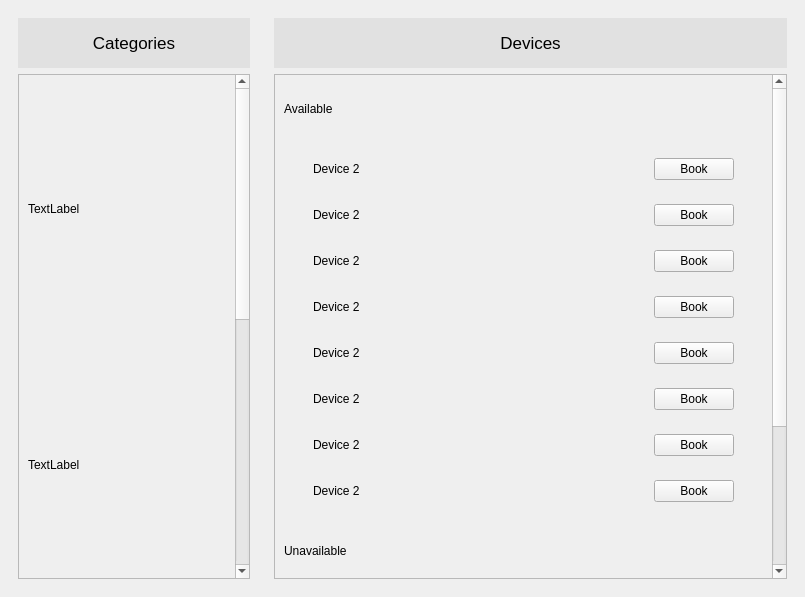
<?xml version="1.0" encoding="UTF-8"?>
<ui version="4.0">
 <class>MainWindow</class>
 <widget class="QMainWindow" name="MainWindow">
  <property name="geometry">
   <rect>
    <x>0</x>
    <y>0</y>
    <width>805</width>
    <height>597</height>
   </rect>
  </property>
  <property name="windowTitle">
   <string>Booking System</string>
  </property>
  <widget class="QWidget" name="centralwidget">
   <property name="enabled">
    <bool>true</bool>
   </property>
   <layout class="QHBoxLayout" name="horizontalLayout_2">
    <item>
     <widget class="QWidget" name="leftBar" native="true">
      <property name="maximumSize">
       <size>
        <width>250</width>
        <height>16777215</height>
       </size>
      </property>
      <property name="styleSheet">
       <string notr="true">QWidget {
	
}</string>
      </property>
      <layout class="QVBoxLayout" name="verticalLayout_3">
       <item>
        <widget class="QLabel" name="leftBarTitle">
         <property name="minimumSize">
          <size>
           <width>0</width>
           <height>50</height>
          </size>
         </property>
         <property name="maximumSize">
          <size>
           <width>16777215</width>
           <height>50</height>
          </size>
         </property>
         <property name="styleSheet">
          <string notr="true">QLabel {
	background-color: rgb(225, 225, 225);
	font-size: 13pt;
}</string>
         </property>
         <property name="text">
          <string>Categories</string>
         </property>
         <property name="alignment">
          <set>Qt::AlignCenter</set>
         </property>
        </widget>
       </item>
       <item>
        <widget class="QScrollArea" name="leftBarScrollArea">
         <property name="widgetResizable">
          <bool>true</bool>
         </property>
         <widget class="QWidget" name="leftBarScrollAreaContents">
          <property name="geometry">
           <rect>
            <x>0</x>
            <y>0</y>
            <width>213</width>
            <height>1030</height>
           </rect>
          </property>
          <layout class="QVBoxLayout" name="verticalLayout_5">
           <item>
            <widget class="QLabel" name="label_6">
             <property name="minimumSize">
              <size>
               <width>0</width>
               <height>250</height>
              </size>
             </property>
             <property name="maximumSize">
              <size>
               <width>16777215</width>
               <height>250</height>
              </size>
             </property>
             <property name="text">
              <string>TextLabel</string>
             </property>
            </widget>
           </item>
           <item>
            <widget class="QLabel" name="label">
             <property name="minimumSize">
              <size>
               <width>0</width>
               <height>250</height>
              </size>
             </property>
             <property name="maximumSize">
              <size>
               <width>16777215</width>
               <height>250</height>
              </size>
             </property>
             <property name="text">
              <string>TextLabel</string>
             </property>
            </widget>
           </item>
           <item>
            <widget class="QLabel" name="label_3">
             <property name="minimumSize">
              <size>
               <width>0</width>
               <height>250</height>
              </size>
             </property>
             <property name="maximumSize">
              <size>
               <width>16777215</width>
               <height>250</height>
              </size>
             </property>
             <property name="text">
              <string>TextLabel</string>
             </property>
            </widget>
           </item>
           <item>
            <widget class="QLabel" name="label_2">
             <property name="minimumSize">
              <size>
               <width>0</width>
               <height>250</height>
              </size>
             </property>
             <property name="maximumSize">
              <size>
               <width>16777215</width>
               <height>250</height>
              </size>
             </property>
             <property name="text">
              <string>TextLabel</string>
             </property>
            </widget>
           </item>
          </layout>
         </widget>
        </widget>
       </item>
      </layout>
     </widget>
    </item>
    <item>
     <widget class="QWidget" name="rightBar" native="true">
      <property name="autoFillBackground">
       <bool>false</bool>
      </property>
      <layout class="QVBoxLayout" name="verticalLayout_4">
       <item>
        <widget class="QLabel" name="rightBarTitle">
         <property name="minimumSize">
          <size>
           <width>0</width>
           <height>50</height>
          </size>
         </property>
         <property name="maximumSize">
          <size>
           <width>16777215</width>
           <height>50</height>
          </size>
         </property>
         <property name="styleSheet">
          <string notr="true">QLabel {
	background-color: rgb(225, 225, 225);
	font-size: 13pt;
}</string>
         </property>
         <property name="text">
          <string>Devices</string>
         </property>
         <property name="alignment">
          <set>Qt::AlignCenter</set>
         </property>
        </widget>
       </item>
       <item>
        <widget class="QScrollArea" name="rightBarScrollArea">
         <property name="widgetResizable">
          <bool>true</bool>
         </property>
         <widget class="QWidget" name="rightBarScrollAreaContents">
          <property name="geometry">
           <rect>
            <x>0</x>
            <y>0</y>
            <width>500</width>
            <height>696</height>
           </rect>
          </property>
          <layout class="QVBoxLayout" name="verticalLayout_8">
           <item>
            <widget class="QLabel" name="availableTitle">
             <property name="minimumSize">
              <size>
               <width>0</width>
               <height>50</height>
              </size>
             </property>
             <property name="maximumSize">
              <size>
               <width>16777215</width>
               <height>50</height>
              </size>
             </property>
             <property name="text">
              <string>Available</string>
             </property>
            </widget>
           </item>
           <item>
            <widget class="QWidget" name="availableList" native="true">
             <property name="sizePolicy">
              <sizepolicy hsizetype="Preferred" vsizetype="Minimum">
               <horstretch>0</horstretch>
               <verstretch>0</verstretch>
              </sizepolicy>
             </property>
             <layout class="QVBoxLayout" name="verticalLayout_9">
              <item>
               <widget class="QWidget" name="availableItem_2" native="true">
                <property name="minimumSize">
                 <size>
                  <width>0</width>
                  <height>40</height>
                 </size>
                </property>
                <property name="maximumSize">
                 <size>
                  <width>16777215</width>
                  <height>40</height>
                 </size>
                </property>
                <layout class="QHBoxLayout" name="horizontalLayout_3">
                 <property name="leftMargin">
                  <number>20</number>
                 </property>
                 <property name="rightMargin">
                  <number>20</number>
                 </property>
                 <item>
                  <widget class="QLabel" name="label_5">
                   <property name="minimumSize">
                    <size>
                     <width>0</width>
                     <height>0</height>
                    </size>
                   </property>
                   <property name="text">
                    <string>Device 2</string>
                   </property>
                  </widget>
                 </item>
                 <item>
                  <spacer name="horizontalSpacer_2">
                   <property name="orientation">
                    <enum>Qt::Horizontal</enum>
                   </property>
                   <property name="sizeHint" stdset="0">
                    <size>
                     <width>40</width>
                     <height>20</height>
                    </size>
                   </property>
                  </spacer>
                 </item>
                 <item>
                  <widget class="QPushButton" name="pushButton_2">
                   <property name="text">
                    <string>Book</string>
                   </property>
                  </widget>
                 </item>
                </layout>
               </widget>
              </item>
              <item>
               <widget class="QWidget" name="availableItem_3" native="true">
                <property name="minimumSize">
                 <size>
                  <width>0</width>
                  <height>40</height>
                 </size>
                </property>
                <property name="maximumSize">
                 <size>
                  <width>16777215</width>
                  <height>40</height>
                 </size>
                </property>
                <layout class="QHBoxLayout" name="horizontalLayout_5">
                 <property name="leftMargin">
                  <number>20</number>
                 </property>
                 <property name="rightMargin">
                  <number>20</number>
                 </property>
                 <item>
                  <widget class="QLabel" name="label_12">
                   <property name="minimumSize">
                    <size>
                     <width>0</width>
                     <height>0</height>
                    </size>
                   </property>
                   <property name="text">
                    <string>Device 2</string>
                   </property>
                  </widget>
                 </item>
                 <item>
                  <spacer name="horizontalSpacer_4">
                   <property name="orientation">
                    <enum>Qt::Horizontal</enum>
                   </property>
                   <property name="sizeHint" stdset="0">
                    <size>
                     <width>40</width>
                     <height>20</height>
                    </size>
                   </property>
                  </spacer>
                 </item>
                 <item>
                  <widget class="QPushButton" name="pushButton_4">
                   <property name="text">
                    <string>Book</string>
                   </property>
                  </widget>
                 </item>
                </layout>
               </widget>
              </item>
              <item>
               <widget class="QWidget" name="availableItem_4" native="true">
                <property name="minimumSize">
                 <size>
                  <width>0</width>
                  <height>40</height>
                 </size>
                </property>
                <property name="maximumSize">
                 <size>
                  <width>16777215</width>
                  <height>40</height>
                 </size>
                </property>
                <layout class="QHBoxLayout" name="horizontalLayout_6">
                 <property name="leftMargin">
                  <number>20</number>
                 </property>
                 <property name="rightMargin">
                  <number>20</number>
                 </property>
                 <item>
                  <widget class="QLabel" name="label_13">
                   <property name="minimumSize">
                    <size>
                     <width>0</width>
                     <height>0</height>
                    </size>
                   </property>
                   <property name="text">
                    <string>Device 2</string>
                   </property>
                  </widget>
                 </item>
                 <item>
                  <spacer name="horizontalSpacer_5">
                   <property name="orientation">
                    <enum>Qt::Horizontal</enum>
                   </property>
                   <property name="sizeHint" stdset="0">
                    <size>
                     <width>40</width>
                     <height>20</height>
                    </size>
                   </property>
                  </spacer>
                 </item>
                 <item>
                  <widget class="QPushButton" name="pushButton_5">
                   <property name="text">
                    <string>Book</string>
                   </property>
                  </widget>
                 </item>
                </layout>
               </widget>
              </item>
              <item>
               <widget class="QWidget" name="availableItem_6" native="true">
                <property name="minimumSize">
                 <size>
                  <width>0</width>
                  <height>40</height>
                 </size>
                </property>
                <property name="maximumSize">
                 <size>
                  <width>16777215</width>
                  <height>40</height>
                 </size>
                </property>
                <layout class="QHBoxLayout" name="horizontalLayout_8">
                 <property name="leftMargin">
                  <number>20</number>
                 </property>
                 <property name="rightMargin">
                  <number>20</number>
                 </property>
                 <item>
                  <widget class="QLabel" name="label_15">
                   <property name="minimumSize">
                    <size>
                     <width>0</width>
                     <height>0</height>
                    </size>
                   </property>
                   <property name="text">
                    <string>Device 2</string>
                   </property>
                  </widget>
                 </item>
                 <item>
                  <spacer name="horizontalSpacer_7">
                   <property name="orientation">
                    <enum>Qt::Horizontal</enum>
                   </property>
                   <property name="sizeHint" stdset="0">
                    <size>
                     <width>40</width>
                     <height>20</height>
                    </size>
                   </property>
                  </spacer>
                 </item>
                 <item>
                  <widget class="QPushButton" name="pushButton_7">
                   <property name="text">
                    <string>Book</string>
                   </property>
                  </widget>
                 </item>
                </layout>
               </widget>
              </item>
              <item>
               <widget class="QWidget" name="availableItem" native="true">
                <property name="minimumSize">
                 <size>
                  <width>0</width>
                  <height>40</height>
                 </size>
                </property>
                <property name="maximumSize">
                 <size>
                  <width>16777215</width>
                  <height>40</height>
                 </size>
                </property>
                <layout class="QHBoxLayout" name="horizontalLayout">
                 <property name="leftMargin">
                  <number>20</number>
                 </property>
                 <property name="rightMargin">
                  <number>20</number>
                 </property>
                 <item>
                  <widget class="QLabel" name="label_4">
                   <property name="minimumSize">
                    <size>
                     <width>0</width>
                     <height>0</height>
                    </size>
                   </property>
                   <property name="text">
                    <string>Device 2</string>
                   </property>
                  </widget>
                 </item>
                 <item>
                  <spacer name="horizontalSpacer">
                   <property name="orientation">
                    <enum>Qt::Horizontal</enum>
                   </property>
                   <property name="sizeHint" stdset="0">
                    <size>
                     <width>40</width>
                     <height>20</height>
                    </size>
                   </property>
                  </spacer>
                 </item>
                 <item>
                  <widget class="QPushButton" name="pushButton">
                   <property name="text">
                    <string>Book</string>
                   </property>
                  </widget>
                 </item>
                </layout>
               </widget>
              </item>
              <item>
               <widget class="QWidget" name="availableItem_7" native="true">
                <property name="minimumSize">
                 <size>
                  <width>0</width>
                  <height>40</height>
                 </size>
                </property>
                <property name="maximumSize">
                 <size>
                  <width>16777215</width>
                  <height>40</height>
                 </size>
                </property>
                <layout class="QHBoxLayout" name="horizontalLayout_10">
                 <property name="leftMargin">
                  <number>20</number>
                 </property>
                 <property name="rightMargin">
                  <number>20</number>
                 </property>
                 <item>
                  <widget class="QLabel" name="label_17">
                   <property name="minimumSize">
                    <size>
                     <width>0</width>
                     <height>0</height>
                    </size>
                   </property>
                   <property name="text">
                    <string>Device 2</string>
                   </property>
                  </widget>
                 </item>
                 <item>
                  <spacer name="horizontalSpacer_9">
                   <property name="orientation">
                    <enum>Qt::Horizontal</enum>
                   </property>
                   <property name="sizeHint" stdset="0">
                    <size>
                     <width>40</width>
                     <height>20</height>
                    </size>
                   </property>
                  </spacer>
                 </item>
                 <item>
                  <widget class="QPushButton" name="pushButton_9">
                   <property name="text">
                    <string>Book</string>
                   </property>
                  </widget>
                 </item>
                </layout>
               </widget>
              </item>
              <item>
               <widget class="QWidget" name="availableItem_8" native="true">
                <property name="minimumSize">
                 <size>
                  <width>0</width>
                  <height>40</height>
                 </size>
                </property>
                <property name="maximumSize">
                 <size>
                  <width>16777215</width>
                  <height>40</height>
                 </size>
                </property>
                <layout class="QHBoxLayout" name="horizontalLayout_11">
                 <property name="leftMargin">
                  <number>20</number>
                 </property>
                 <property name="rightMargin">
                  <number>20</number>
                 </property>
                 <item>
                  <widget class="QLabel" name="label_18">
                   <property name="minimumSize">
                    <size>
                     <width>0</width>
                     <height>0</height>
                    </size>
                   </property>
                   <property name="text">
                    <string>Device 2</string>
                   </property>
                  </widget>
                 </item>
                 <item>
                  <spacer name="horizontalSpacer_10">
                   <property name="orientation">
                    <enum>Qt::Horizontal</enum>
                   </property>
                   <property name="sizeHint" stdset="0">
                    <size>
                     <width>40</width>
                     <height>20</height>
                    </size>
                   </property>
                  </spacer>
                 </item>
                 <item>
                  <widget class="QPushButton" name="pushButton_10">
                   <property name="text">
                    <string>Book</string>
                   </property>
                  </widget>
                 </item>
                </layout>
               </widget>
              </item>
              <item>
               <widget class="QWidget" name="availableItem_5" native="true">
                <property name="minimumSize">
                 <size>
                  <width>0</width>
                  <height>40</height>
                 </size>
                </property>
                <property name="maximumSize">
                 <size>
                  <width>16777215</width>
                  <height>40</height>
                 </size>
                </property>
                <layout class="QHBoxLayout" name="horizontalLayout_7">
                 <property name="leftMargin">
                  <number>20</number>
                 </property>
                 <property name="rightMargin">
                  <number>20</number>
                 </property>
                 <item>
                  <widget class="QLabel" name="label_14">
                   <property name="minimumSize">
                    <size>
                     <width>0</width>
                     <height>0</height>
                    </size>
                   </property>
                   <property name="text">
                    <string>Device 2</string>
                   </property>
                  </widget>
                 </item>
                 <item>
                  <spacer name="horizontalSpacer_6">
                   <property name="orientation">
                    <enum>Qt::Horizontal</enum>
                   </property>
                   <property name="sizeHint" stdset="0">
                    <size>
                     <width>40</width>
                     <height>20</height>
                    </size>
                   </property>
                  </spacer>
                 </item>
                 <item>
                  <widget class="QPushButton" name="pushButton_6">
                   <property name="text">
                    <string>Book</string>
                   </property>
                  </widget>
                 </item>
                </layout>
               </widget>
              </item>
             </layout>
            </widget>
           </item>
           <item>
            <widget class="QLabel" name="unavailableTitle">
             <property name="minimumSize">
              <size>
               <width>0</width>
               <height>50</height>
              </size>
             </property>
             <property name="maximumSize">
              <size>
               <width>16777215</width>
               <height>50</height>
              </size>
             </property>
             <property name="text">
              <string>Unavailable</string>
             </property>
            </widget>
           </item>
           <item>
            <widget class="QTableWidget" name="unavailableTable">
             <property name="sizePolicy">
              <sizepolicy hsizetype="Expanding" vsizetype="Minimum">
               <horstretch>0</horstretch>
               <verstretch>0</verstretch>
              </sizepolicy>
             </property>
             <attribute name="horizontalHeaderCascadingSectionResizes">
              <bool>false</bool>
             </attribute>
             <attribute name="horizontalHeaderMinimumSectionSize">
              <number>100</number>
             </attribute>
             <attribute name="horizontalHeaderDefaultSectionSize">
              <number>150</number>
             </attribute>
             <attribute name="horizontalHeaderShowSortIndicator" stdset="0">
              <bool>false</bool>
             </attribute>
             <attribute name="horizontalHeaderStretchLastSection">
              <bool>true</bool>
             </attribute>
             <attribute name="verticalHeaderVisible">
              <bool>false</bool>
             </attribute>
             <row/>
             <column>
              <property name="text">
               <string>Device Name</string>
              </property>
             </column>
             <column>
              <property name="text">
               <string>User</string>
              </property>
             </column>
             <column>
              <property name="text">
               <string>Next Available</string>
              </property>
             </column>
             <item row="0" column="0">
              <property name="text">
               <string>Device 1</string>
              </property>
             </item>
             <item row="0" column="1">
              <property name="text">
               <string>Kyle </string>
              </property>
             </item>
             <item row="0" column="2">
              <property name="text">
               <string>22/06/22</string>
              </property>
             </item>
            </widget>
           </item>
          </layout>
         </widget>
        </widget>
       </item>
      </layout>
     </widget>
    </item>
   </layout>
  </widget>
 </widget>
 <resources/>
 <connections/>
</ui>
